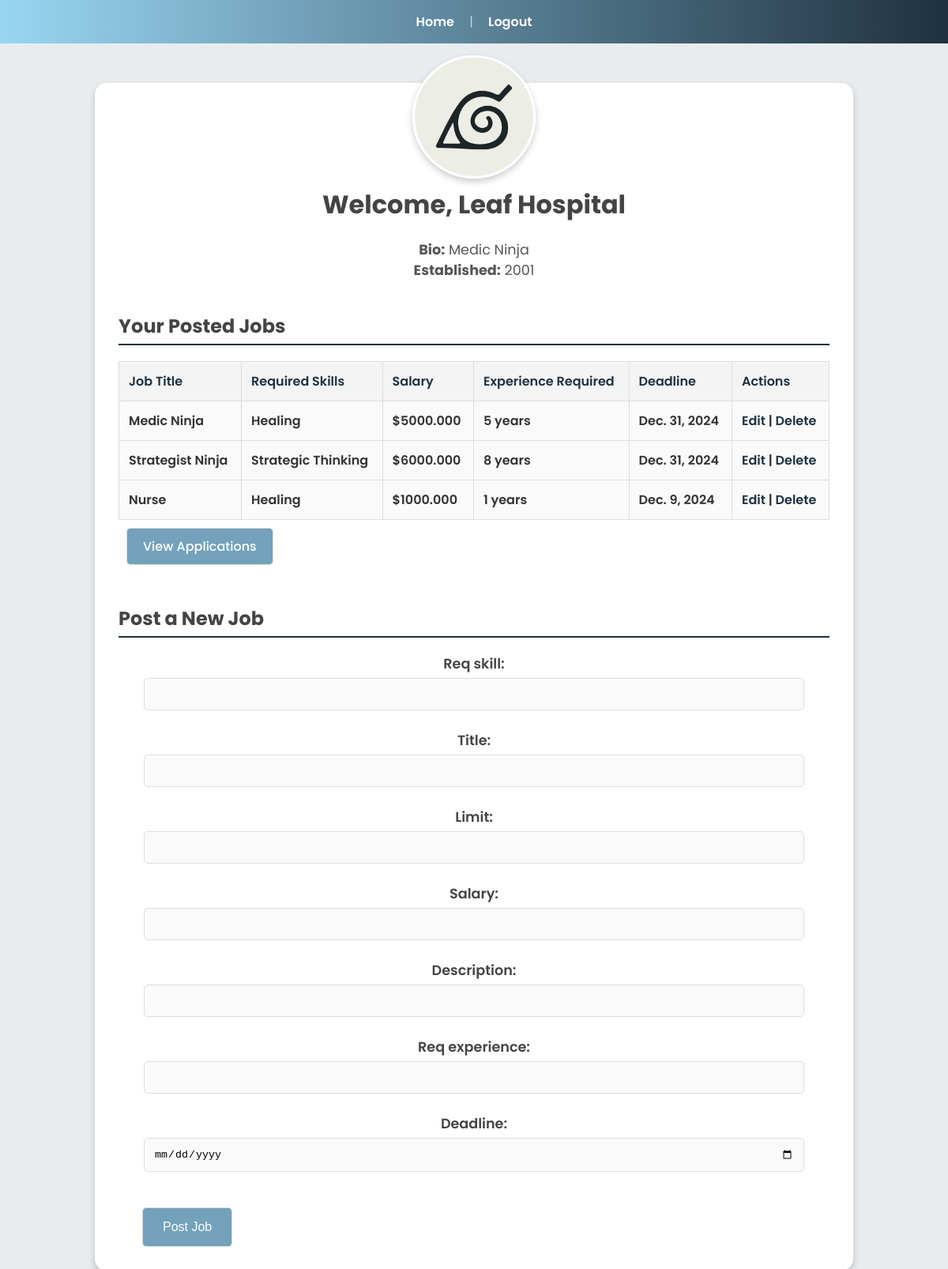
Page /company/dashboard/ (signed in) on the earlier database version.
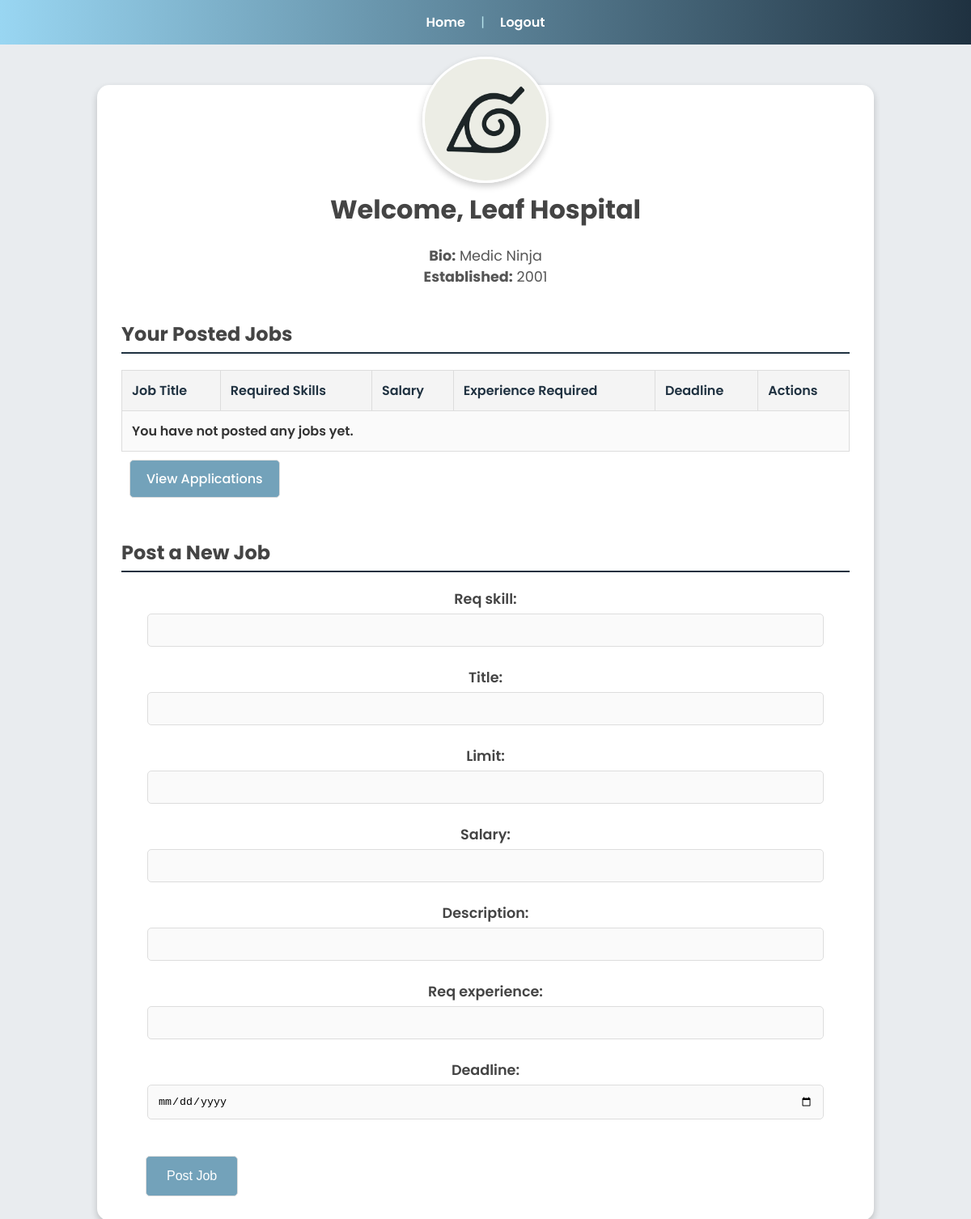
Same page on the later database version.
### jobs/models.py (models this page shows, shortened)
class user(models.Model):
    username = models.CharField(max_length=100, primary_key=True)
    password = models.CharField(max_length=100, unique=True)
    is_admin = models.BooleanField(default=False)
    address = models.CharField(max_length=300, null=True, blank=True)
    bio = models.CharField(max_length=400, null=True, blank=True)
    profile_pic = models.ImageField(upload_to="profile_pics", blank=True)

class company(models.Model):
    c_username = models.OneToOneField(user, on_delete=models.CASCADE, primary_key=True, related_name="company")
    company_name = models.CharField(max_length=100)
    company_type = models.CharField(max_length=100)
    establishment_year = models.DateField()

class jobs(models.Model):
    job_id = models.AutoField(primary_key=True)
    c_username = models.ForeignKey(company, on_delete=models.CASCADE, related_name="job_posted")
    req_skill = models.CharField(max_length=50)
    title = models.CharField(max_length=100)
    limit = models.IntegerField()
    salary = models.DecimalField(max_digits=10, decimal_places=3)
    description = models.CharField(max_length=400)
    req_experience = models.IntegerField()
    deadline = models.DateField()

### jobs/views.py (the view)
# urls.py: path('company/dashboard/', views.company_dashboard, name='company_dashboard'),
def company_dashboard(request):
    user_instance = user.objects.get(username=request.session['username'])
    if not hasattr(user_instance, "company"):
        return redirect('login')
    company_instance = user_instance.company
    posted_jobs = jobs.objects.filter(c_username=company_instance)
    if request.method == "POST":
        job_form = JobForm(request.POST)
        if job_form.is_valid():
            job = job_form.save(commit=False)
            job.c_username = company_instance
            job.save()
            return redirect('company_dashboard')
    else:
        job_form = JobForm()
    context = {
        'company': company_instance,
        'posted_jobs': posted_jobs,
        'user' : user_instance,
        'job_form': job_form
    }
    return render(request, 'jobs/company_dashboard.html', context)

### jobs/forms.py
class JobForm(forms.ModelForm):
    class Meta:
        model = jobs
        fields = ['req_skill', 'title', 'limit', 'salary', 'description', 'req_experience', 'deadline']
        widgets = {
            'deadline': forms.DateInput(attrs={'type': 'date'}),
        }

### jobs/templates/jobs/company_dashboard.html (shortened to what this page needs)
<!DOCTYPE html>
<html lang="en">
<head>
    {% load static %}
    <link rel="stylesheet" href="{% static 'jobs/company_dashboard.css' %}">
</head>
<body>
    <nav>
        <a href="{% url 'home' %}">Home</a> |
        <a href="{% url 'user_logout' %}">Logout</a>
    </nav>
    <div class="content">
        <img src="/media/{{ user.profile_pic|default:'profile_pics/blank.jpg' }}" alt="Profile Picture">
        <h1 class="welcome">Welcome, {{ company.company_name }}</h1>
        <p><strong>Bio:</strong> {{ user.bio|default:"No bio available" }}</p>
        <p><strong>Established:</strong> {{ company.establishment_year|date:"Y" }}</p>
        <h2>Your Posted Jobs</h2>
        <table>
            <thead>
                <tr>
                    <th>Job Title</th>
                    <th>Required Skills</th>
                    <th>Salary</th>
                    <th>Experience Required</th>
                    <th>Deadline</th>
                    <th>Actions</th>
                </tr>
            </thead>
            <tbody>
                {% for job in posted_jobs %}
                <tr>
                    <td>{{ job.title }}</td>
                    <td>{{ job.req_skill }}</td>
                    <td>${{ job.salary }}</td>
                    <td>{{ job.req_experience }} years</td>
                    <td>{{ job.deadline }}</td>
                    <td>
                        <a class="actions" href="{% url 'edit_job' job.job_id %}">Edit</a> |
                        <a class="actions" href="{% url 'delete_job' job.job_id %}" onclick="return confirm('Are you sure you want to delete this job?');">Delete</a>
                    </td>
                </tr>
                {% empty %}
                <tr>
                    <td colspan="6">You have not posted any jobs yet.</td>
                </tr>
                {% endfor %}
            </tbody>
        </table>
        <div class="view">
            <a href="{% url 'view_applications' %}" class="btn">View Applications</a>
        </div>
        <h2>Post a New Job</h2>
        <form method="post">
            {{ job_form.as_p }}
            <button type="submit" class="post">Post Job</button>
        </form>
    </div>
</body>
</html>

### jobs/static/jobs/company_dashboard.css (style rules this page uses)
body { font-family: 'Poppins', sans-serif; margin: 0; padding: 0; background: #e9ecef; color: #333; }
nav { background: #1f3140; background: linear-gradient(to right, #99d6f2, #1f3140); padding: 15px; text-align: center; color: #b4e0e8; }
nav a { color: #fff; margin: 0 15px; text-decoration: none; font-weight: 600; transition: color 0.3s ease; }
.content { max-width: 900px; margin: 50px auto; background: #fff; padding: 30px; border-radius: 15px; box-shadow: 0 4px 8px rgba(0, 0, 0, 0.2); position: relative; }
img { display: block; width: 150px; height: 150px; border-radius: 50%; object-fit: cover; box-shadow: 0 4px 8px rgba(0, 0, 0, 0.2); position: absolute; top: -35px; left: 50%; transform: translateX(-50%); border: 3px solid #fff; }
.welcome { text-align: center; margin: 100px 0 20px; font-size: 2rem; color: #444; }
p { text-align: center; margin: 0; font-size: 1.1rem; color: #555; }
h2 { margin-top: 40px; font-size: 1.5rem; color: #444; border-bottom: 2px solid #1f3140; padding-bottom: 5px; }
table { width: 100%; border-collapse: collapse; margin-top: 20px; }
table th, table td { padding: 12px; text-align: left; border: 1px solid #ddd; font-weight: 600; }
table th { background: #f4f4f4; color: #1f3140; }
table td { background: #fafafa; }
form label { display: block; margin-top: 10px; font-weight: 600; color: #444; }
form input, form select, form textarea { width: 90%; padding: 12px; margin-top: 5px; margin-bottom: 15px; border: 1px solid #ddd; border-radius: 5px; background: #fafafa; }
.post { margin-top: 30px; margin-left: 30px; padding: 15px 25px; text-decoration: none; border: 1px solid #ddd; border-radius: 5px; color: white; display: inline-block; background: #73A2BA; font-size: 16px; transition: background 0.3s ease; }
.view .btn { margin: 10px; padding: 10px 20px; text-decoration: none; border: 1px solid #ddd; border-radius: 5px; font-weight: 500; color: white; display: inline-block; background: #73A2BA; transition: background 0.3s ease, color 0.3s ease; }

Differences in the rows shown:
removed jobs: title "Medic Ninja", req_skill "Healing", salary "5000.000", req_experience "5", deadline "Dec. 31, 2024"
removed jobs: title "Strategist Ninja", req_skill "Strategic Thinking", salary "6000.000", req_experience "8", deadline "Dec. 31, 2024"
removed jobs: title "Nurse", req_skill "Healing", salary "1000.000", req_experience "1", deadline "Dec. 9, 2024"
Other differences:
text now shown: "You have not posted any jobs yet."
